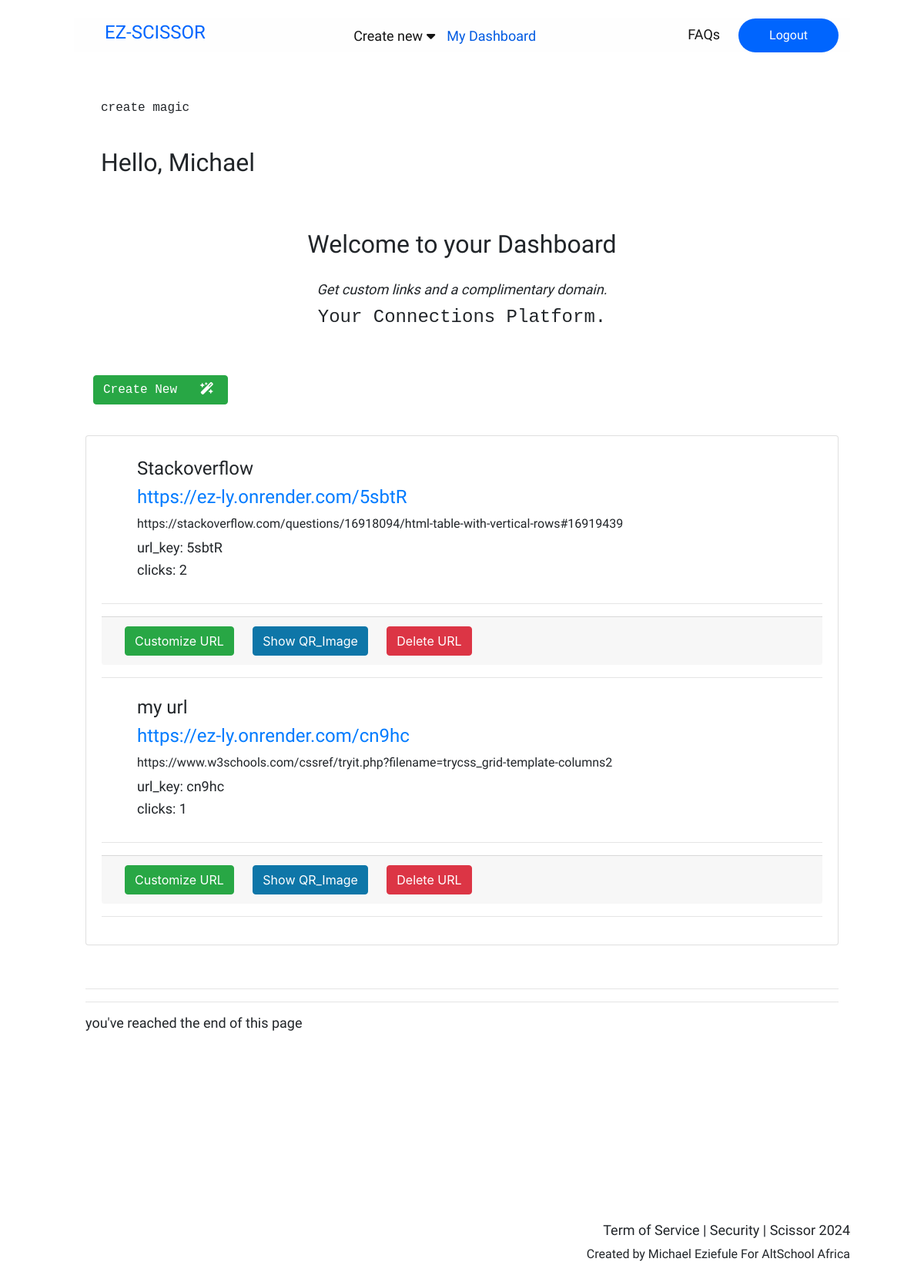
Page /ezzy/dashboard (signed in) on the earlier database version.
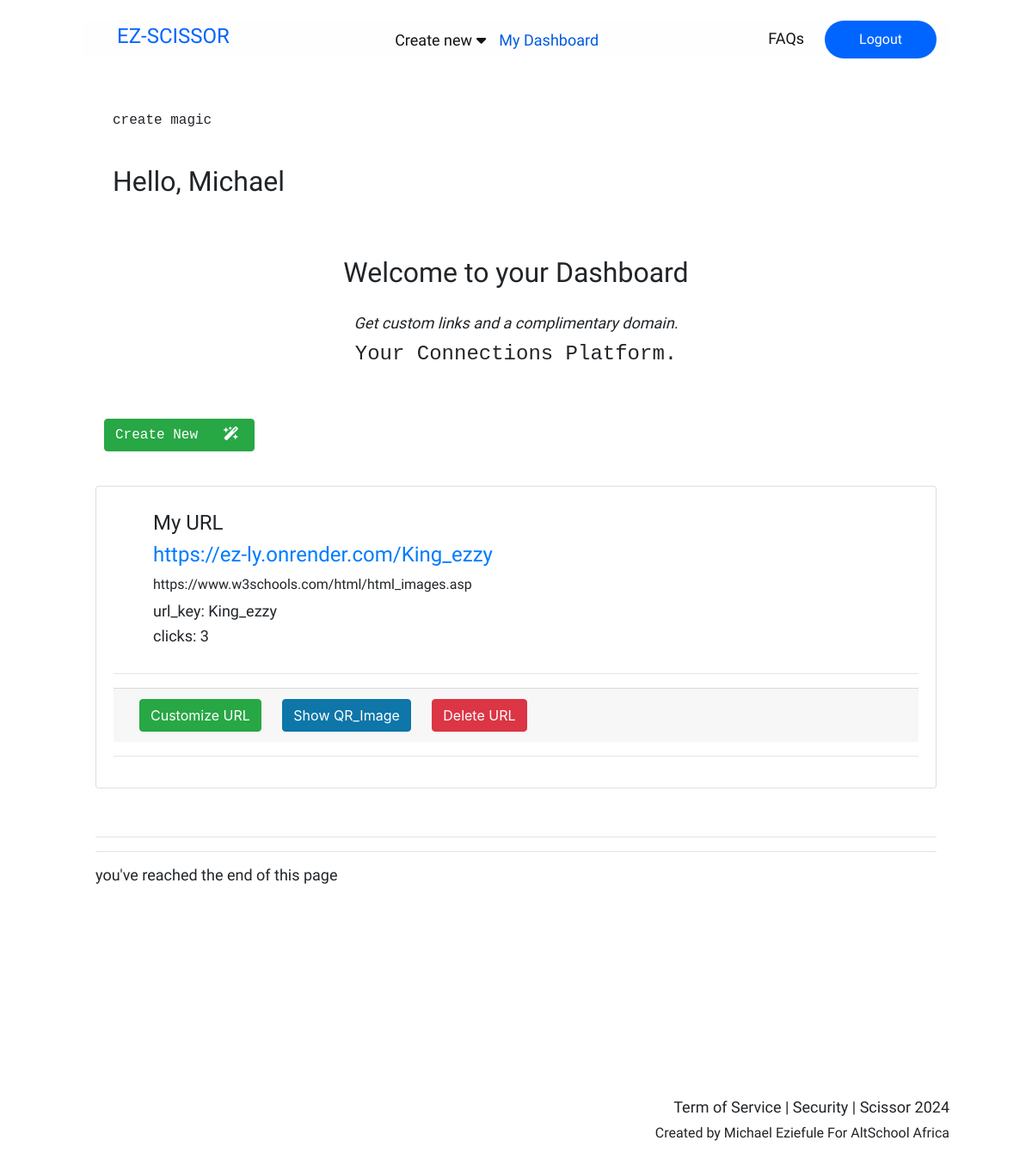
Same page on the later database version.
### storage/model.py (models this page shows)
class USER(Base):
    __tablename__ = 'users'
    id = Column(Integer, primary_key=True, index = True)
    firstname = Column(String, nullable= False)
    lastname = Column(String, nullable= False)
    email = Column(String, nullable= False, unique=True)
    password = Column(String, nullable= False, index= True)
    urls = relationship("URL", back_populates = "owner")

class URL(Base):
    __tablename__ = 'urls'
    id = Column(Integer, primary_key=True, index = True)
    title = Column(String, nullable=True, default="My Title")
    target_url = Column(String, nullable=True)
    key = Column(String, nullable= False, unique=True)
    clicks = Column(Integer, default=0)
    is_active = Column(Boolean, default=True)
    date_created = Column(Date, nullable= False)
    owner_id = Column(Integer, ForeignKey("users.id"), default=0)
    owner = relationship("USER", back_populates = "urls")

### router/web.py (the view)
@router.get("/dashboard", response_class=HTMLResponse)
async def dashboard(
    request: Request,
    db:Session=Depends(database.get_db)
    ):
    user = service.get_user_from_token(request, db)
    if not user:
        return RedirectResponse("/auth/login")
    """View URL."""
    urls = db.query(model.URL).filter(model.URL.owner_id == user.id).all()
    base_url = URL(get_settings().base_url)
    return templates.TemplateResponse(
        "dashboard.html",{
        "request": request,
        "urls": urls,
        "user": user,
        "base_url": base_url}
    )

### templates/dashboard.html (shortened to what this page needs)
{% include 'layout.html' %}
<div class="container">
    <div class="card-body text-monospace"></div>
    <div class="card-body text-monospace">create magic</div>
    <div class="card-body">
        <h2>Hello, {{user.firstname}}</h2>
    </div>
    <div class="card-body text-center">
        <div class="card-body"><h2>Welcome to your Dashboard</h2></div>
        <h4 class="card-title"><i>Get custom links and a complimentary domain.</i></h4>
        <h3 class="card-text text-monospace">
            Your Connections Platform.
        </h3>
    </div>
    <div class="card-body"></div>
    <button
        onclick="window.location.href='/create_url'"
        type="button"
        class="btn btn-success text-monospace"
    >
        Create New
        <i class="fa fa-magic-wand-sparkles"></i>
    </button>
    <div class="card-body"></div>
    <div class="card">
        <div class="card-body">
            {% for url in urls %}
            <div class="navbar">
                <div class="col">
                    <div class="container">
                        <div><h3>{{url.title}}</h3></div>
                        <div><a href="{{base_url}}{{url.key}}" target ="_blank"><h3 style ="color:#007bff">{{base_url}}{{url.key}}</h3></a></div>
                        <div><h5>{{url.target_url}}</h5></div>
                        <div><h4>url_key: {{url.key}}</h4></div>
                        <div><h4>clicks: {{url.clicks}}</h4></div>
                    </div>
                </div>
            </div>
            <hr class="orb-divider"></hr>
            <div class="">
                <div class="card-footer card-link">
                    <button
                    onclick="window.location.href='/customize/{{url.key}}'"
                    type="button"
                    class="btn btn-success"
                    >
                        Customize URL
                    </button>
                    <button
                    type="button" class="btn btn-primary">
                        <a href = "https://api.qrserver.com/v1/create-qr-code/?data={{base_url}}{{url.key}}&size=300x300" download="{{url.key}}.png" target=_blank class="btn-primary">
                            Show QR_Image
                        </a>
                    </button>
                    <button
                    onclick="window.location.href='/delete/{{url.key}}'"
                    type="button"
                    class="btn btn-danger"
                    >
                        Delete URL
                    </button>
                </div>
            </div>
            <hr class="orb-divider"></hr>
            {% endfor %}
        </div>
    </div>
    <div class="card-body"></div>
    <hr class="orb-divider"></hr>
    <hr class="orb-divider"></hr>
    <div class=""><h4>you've reached the end of this page</h4></div>
</div>
<div class="card-body"></div>
<div class="whyscissors"></div>
{% include 'footnote.html' %}

### templates/layout.html (shortened to what this page needs)
<!DOCTYPE html>
<html lang="en">
<head>
    <link
    rel="stylesheet"
    href="{{url_for('static', path='/css/bootstrap.css') }}"
    />
    <link rel="stylesheet"
    type="text/css" href="{{url_for('static', path='/css/main.css')}}"/>
    <link
    rel="stylesheet"
    href="{{url_for('static', path='/css/mediaquerry.css')}}"
    />
    <link
    rel="stylesheet"
    href="{{url_for('static', path='/css/mquerrymobile.css') }}"
    />
    <link
    rel="stylesheet"
    href="https://cdnjs.cloudflare.com/ajax/libs/font-awesome/6.1.1/css/all.min.css"
    />
    <link
    rel="stylesheet"
    href="https://cdnjs.cloudflare.com/ajax/libs/font-awesome/6.5.1/css/brands.min.css"
    />
    <link
    rel="stylesheet"
    href="https://cdnjs.cloudflare.com/ajax/libs/font-awesome/6.4.0/css/all.min.css"
    />
</head>
<body>
    {% include "navbar.html" %}
</body>
</html>

### templates/navbar.html (shortened to what this page needs)
{% if user %}
<div class="Heroheader">
    <div class="logo">
        <div class="Logo-text">
            <a href="{{url_for('homepage')}}" class="active"><h3>EZ-SCISSOR</h3></a>
        </div>
    </div>
    <div class="nav">
        <a href="{{url_for('create_url')}}" class="active">Create new<i class="fa fa-caret-down"></i></a>
        <a href="{{url_for('dashboard')}}" class="urls">My Dashboard</a>
    </div>
    <div class="login">
        <a href="{{url_for('faq_page')}}">FAQs</a>
        <a href="{{url_for('logout')}}">
            <button class="button">Logout</button>
        </a>
    </div>
</div>
{% endif %}

### templates/footnote.html (shortened to what this page needs)
<div class="footnote">
    <h4>Term of Service | Security | Scissor 2024</h4>
    <h5>Created by Michael Eziefule For AltSchool Africa</h5>
</div>

### static/css/main.css (style rules this page uses)
:root { --bg-black-000: #000000; --bg-black-200: #1E1E1E; --bg-green-100: #067808; --bg-white-100: #E2E9F0; --bg-yellow-000: #EAC81F; --bg-black-400: #F8F7F7; --bg-black-300: #FEFEFE; --bg-color-000: #FFFFFF; --text-Main-text: #141414; --text-Primary-300: #0065fe; --text-Primary-400: #005AE2; --bg-color-400: #1E3448; }
* { margin: 0; padding: 0; outline: none; text-decoration: none; box-sizing: border-box; }
a { text-decoration: none; font-size: 18px; }
h5 { font-size: 18px; font-weight: 300; line-height: 24px; font-family: 'Kanit', sans-serif; }
h2 { font-size: 40px; font-weight: 500; font-family: 'Kanit', sans-serif; }
h3 { font-size: 24px; font-weight: 400; font-family: 'Kanit', sans-serif; }
h4 { font-size: 18px; font-weight: 400; font-family: 'Kanit', sans-serif; }
body { width: 100%; padding: 2% 10%; height: auto; }
.Heroheader { background-color: var(--bg-black-300); width: 100%; display: flex; justify-content: space-between; margin: auto; padding: 0; }
.logo,.nav,.login { align-self: center; align-content: center; height: auto; width: auto; }
.logo a { font-weight: 900; color: var(--text-Primary-300); }
.nav a, .login a { padding: 0 20px; justify-content: space-between; color: var(--text-Main-text); font-size: 18px; font-weight: 400; font-family: 'Kanit', sans-serif; }
.logo { display: flex; justify-content: center; }
.nav .urls { color: var(--text-Primary-400); font-weight: 400; }
.fa { padding: 0 5px; }
.logo, .login { font-family: 'Kanit', sans-serif; text-align: center; }
button { white-space: nowrap; border: none; border-radius: 24px; align-self: center; font-size: 16px; padding: 10px 40px; margin: 0 10px; color: var(--bg-black-300); background-color: var(--text-Primary-300); }
.whyscissors { margin: auto; padding: 100px 0; display: flex; justify-content: space-between; }
.fa-magic-wand-sparkles { padding-left: 20px; }
.footnote { margin: 0; text-align: right; }

### static/css/mediaquerry.css (style rules this page uses)
@media only screen and (min-width: 1024px) { body { padding: 2% 8%; } }
@media only screen and (min-width: 1024px) { .nav a, .login a { padding: 0 5px; } }
@media only screen and (min-width: 1024px) { a { font-size: 16px; } }
@media only screen and (min-width: 1024px) { h2 { font-size: 32px; } }
@media only screen and (min-width: 1024px) { h3 { font-size: 24px; } }
@media only screen and (min-width: 1024px) { h4 { font-size: 18px; } }
@media only screen and (min-width: 1024px) { h5 { font-size: 16px; } }

Differences in the rows shown:
removed URL: title "Stackoverflow", base_url "https://ez-ly.onrender.com/", key "5sbtR", target_url "https://stackoverflow.com/questions/16918094/html-table-with-vertical-rows#16919439", clicks "2"
removed URL: title "my url", base_url "https://ez-ly.onrender.com/", key "cn9hc", target_url "https://www.w3schools.com/cssref/tryit.php?filename=trycss_grid-template-columns2", clicks "1"
added URL: title "My URL", base_url "https://ez-ly.onrender.com/", key "King_ezzy", target_url "https://www.w3schools.com/html/html_images.asp", clicks "3"
